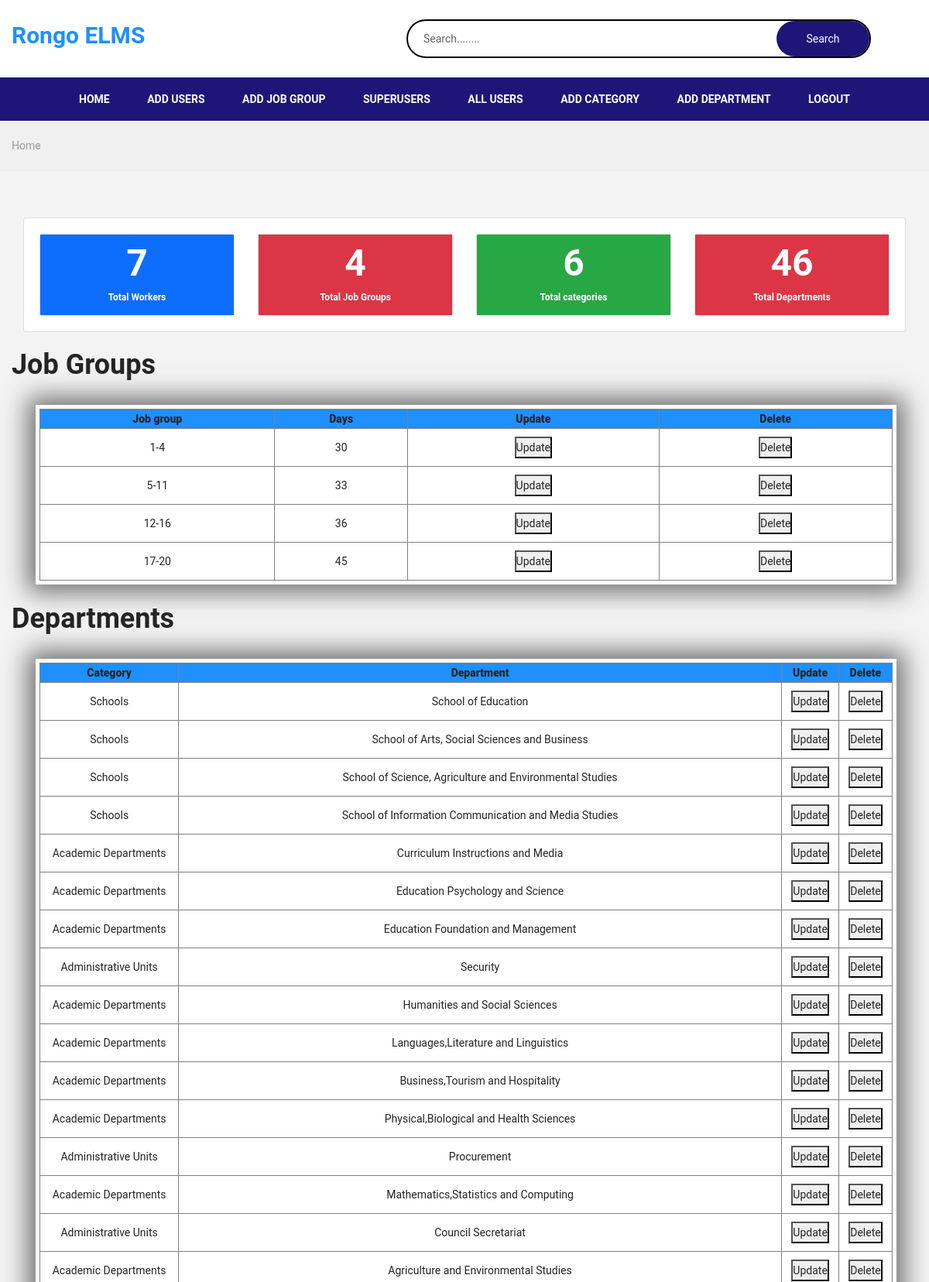
The app's page /home (signed in, upper part) with its own data.
### app/models.py (models this page shows, shortened)
class jobGroup(models.Model):
    jobgroup = models.CharField(max_length=10)
    leaveDays = models.PositiveBigIntegerField()

class Department(models.Model):
    category = models.ForeignKey(Category, on_delete=models.CASCADE)
    department = models.CharField(max_length=200)

class Category(models.Model):
    category = models.CharField(max_length=200)
    def __str__(self):
        return self.category

### app/views.py (the view)
# urls.py: path('home', views.Home, name='home'),
@login_required(login_url='/')
def Home(request):
    q = request.GET.get('q') if request.GET.get('q') != None else ''
    user = Worker.objects.filter(
        Q(username__icontains=q) |
        Q(name__icontains=q) |
        Q(email__icontains=q)
    )
    users = user.count()
    all_users = Worker.objects.all()
    job_group = jobGroup.objects.all()
    job_groups = job_group.count
    worker = Worker.objects.all()
    workers = worker.count()
    category = Category.objects.all()
    category_count = category.count()
    department = Department.objects.all()
    departments = department.count
    context = {
        'workers':workers,
        'all_users':all_users,
        'user':user,
        'users':users,
        'category_count':category_count,
        'departments':departments,
        'department':department,
        'job_groups':job_groups,
        'job_group':job_group,
        }
    return render(request, 'app/addUser/home.html', context)

### app/templates/app/addUser/home.html (shortened to what this page needs)
{% load static %}
<!doctype html>
<html class="no-js" lang="en">
<head>
    <link rel="stylesheet" href="{% static 'css/plugins.css' %}">
    <link rel="stylesheet" href="{% static 'css/style.css' %}">
    <link rel="stylesheet" href="{% static 'css/custom.css' %}">
    <link rel="stylesheet" href="{% static 'css/admin1.css' %}">
</head>
<body>
    <header>
        <div class="main_header">
            <div class="header_middle">
                <div class="container">
                    <div class="row align-items-center">
                        <div class="col-lg-3 col-md-6">
                            <div class="logo">
                                <a href="{% url 'home' %}"><h3 style="color: dodgerblue">Rongo ELMS</h3></a>
                            </div>
                        </div>
                        <div class="col-lg-9 col-md-6">
                            <div class="middel_right">
                                <div class="search_container">
                                   <form action="{% url 'search' %}" method="GET">
                                        <div class="search_box">
                                            <input name="q" placeholder="Search........" type="text" required>
                                            <button type="submit">Search</button>
                                        </div>
                                    </form>
                                </div>
                            </div>
                        </div>
                    </div>
                </div>
            </div>
            <div class="main_menu_area">
                <div class="container">
                    <div class="row justify-content-center">
                        <div class="col-lg-12 col-md-12">
                            <div style="text-align: center;" class="main_menu menu_position">
                                <nav>
                                    <ul>
                                        <li><a href="{% url 'home' %}">home</a></li>
                                        <li><a href="{% url 'add_user' %}"> Add Users</a></li>
                                        <li><a href="{% url 'jobgroup' %}">Add Job Group</a></li>
                                        <li><a href="{% url 'super_user' %}">Superusers</a></li>
                                        <li><a href="{% url 'all_users' %}"> All Users</a></li>
                                        <li><a href="{% url 'add_category' %}">Add Category</a></li>
                                        <li><a href="{% url 'add_department' %}">Add Department</a></li>
                                        <li><a href="{% url 'logout' %}">LogOut</a></li>
                                    </ul>
                                </nav>
                            </div>
                        </div>
                    </div>
                </div>
            </div>
        </div>
    </header>
    <div class="breadcrumbs_area">
        <div class="container">
            <div class="row">
                <div class="col-12">
                    <div class="breadcrumb_content">
                        <ul>
                            <li><a href="{% url 'home' %}">home</a></li>
                        </ul>
                    </div>
                </div>
            </div>
        </div>
    </div>
    <section class="pt-60 pb-30 gray-bg">
    <div class="container">
    <div class="page-wrapper">
        <div class="container-fluid">
            <div class="row">
                <div class="col-12">
                    <div class="card">
                        <div class="card-body">
                            <div class="row">
                                <div class="col-md-6 col-lg-3 col-xlg-3">
                                    <div class="card card-hover">
                                        <div class="p-2 bg-primary text-center">
                                            <h1 class="font-light text-white">{{workers}}</h1>
                                            <h6 class="text-white">Total Workers</h6>
                                        </div>
                                    </div>
                                </div>
                                <div class="col-md-6 col-lg-3 col-xlg-3">
                                    <div class="card card-hover">
                                        <div class="p-2 bg-danger text-center">
                                            <h1 class="font-light text-white">{{job_groups}}</h1>
                                            <h6 class="text-white">Total Job Groups</h6>
                                        </div>
                                    </div>
                                </div>
                                <div class="col-md-6 col-lg-3 col-xlg-3">
                                    <div class="card card-hover">
                                        <div class="p-2 bg-success text-center">
                                            <h1 class="font-light text-white">{{category_count}}</h1>
                                            <h6 class="text-white">Total categories</h6>
                                        </div>
                                    </div>
                                </div>
                                <div class="col-md-6 col-lg-3 col-xlg-3">
                                    <div class="card card-hover">
                                        <div class="p-2 bg-danger text-center">
                                            <h1 class="font-light text-white">{{departments}}</h1>
                                            <h6 class="text-white">Total Departments</h6>
                                        </div>
                                    </div>
                                </div>
                            </div>
                        </div>
                    </div>
                </div>
            </div>
        </div>
    </div>
    <br>
    <h2>Job Groups</h2>
    <br>
    <div class="members">
        <div style="width: 95%; margin: 0% auto;" class="welcome">
            <div class="loopp1">
                <div class="loop1">
                    <div class="data1">
                        <table border="none" style=" border-collapse: collapse; width: 100%;">
                            <tr style="background-color: dodgerblue; padding: 20px;">
                                <th>
                                    <b>Job group</b>
                                </th>
                                <th>
                                    <b>Days</b>
                                </th>
                                <th>
                                    <b>Update</b>
                                </th>
                                <th>
                                    <b>Delete</b>
                                </th>
                            </tr>
                            <tbody>
                                {% for data in job_group %}
                                <tr style="margin: 0% auto;">
                                    <td>{{data.jobgroup}}</td>
                                    <td>{{data.leaveDays}}</td>
                                    <td><button><a href="{% url 'updateJobGroup' data.id %}">Update</a></button></td>
                                    <td><button><a href="{% url 'delete_job' data.id %}">Delete</a></button></td>
                                </tr>
                                {% endfor %}
                            </tbody>
                        </table>
                    </div>
                </div>
            </div>
        </div>
    </div>
    <br>
    <h2>Departments</h2>
    <br>
    <div class="members">
        <div style="width: 95%; margin: 0% auto;" class="welcome">
            <div class="loopp1">
                <div class="loop1">
                    <div class="data1">
                        <table border="none" style=" border-collapse: collapse; width: 100%;">
                            <tr style="background-color: dodgerblue; padding: 20px;">
                                <th>
                                    <b>Category</b>
                                </th>
                                <th>
                                    <b>Department</b>
                                </th>
                                <th>
                                    <b>Update</b>
                                </th>
                                <th>
                                    <b>Delete</b>
                                </th>
                            </tr>
                            <tbody>
                                {% for data in department %}
                                <tr style="margin: 0% auto;">
                                    <td>{{data.category}}</td>
                                    <td>{{data.department}}</td>
                                    <td><button><a href="{% url 'updateDepartment' data.id %}">Update</a></button></td>
                                    <td><button><a href="{% url 'delete_department' data.id %}">Delete</a></button></td>
                                </tr>
                                {% endfor %}
                            </tbody>
                        </table>
                    </div>
                </div>
            </div>
        </div>
    </div>
</body>
</html>

### app/static/css/custom.css (style rules this page uses)
.container { max-width: 1300px; }
.search_box button { top: 0; bottom: 0; right: 0; }
.main_menu { margin-left: 0px; }
.search_container form, .search_box button { border-radius: 30px; }
.pb-30 { padding-bottom: 30px; }
.pt-60 { padding-top: 60px; }
.gray-bg { background: #f3f3f3; }

### app/static/css/admin1.css (style rules this page uses)
* { margin: 0; padding: 0; box-sizing: border-box; font-family: 'roboto', sans-serif; }
.loopp1 { width: 100%; margin: 0% auto; text-align: center; }
.loop1 { margin: 0% auto; justify-content: center; display: inline-flex; justify-content: space-between; margin: 2px; width: 100%; }
.data1 { display: inline-flex; padding: 5px; box-sizing: border-box; width: 100%; overflow: scroll; height: fit-content; box-shadow: 0px 0 30px 10px #727070; background-color: #ffffff; margin: 0% auto; }
tbody tr td { padding: 10px; }

### records on screen
jobGroup: jobgroup "1-4", leaveDays "30"
jobGroup: jobgroup "5-11", leaveDays "33"
jobGroup: jobgroup "12-16", leaveDays "36"
jobGroup: jobgroup "17-20", leaveDays "45"
Department: category "Schools", department "School of Education"
Department: category "Schools", department "School of Arts, Social Sciences and Business"
Department: category "Schools", department "School of Science, Agriculture and Environmental Studies"
Department: category "Schools", department "School of Information Communication and Media Studies"
Department: category "Academic Departments", department "Curriculum Instructions and Media"
Department: category "Academic Departments", department "Education Psychology and Science"
Department: category "Academic Departments", department "Education Foundation and Management"
Department: category "Administrative Units", department "Security"
Department: category "Academic Departments", department "Humanities and Social Sciences"
Department: category "Academic Departments", department "Languages,Literature and Linguistics"
Department: category "Academic Departments", department "Business,Tourism and Hospitality"
Department: category "Academic Departments", department "Physical,Biological and Health Sciences"
Department: category "Administrative Units", department "Procurement"
Department: category "Academic Departments", department "Mathematics,Statistics and Computing"
Department: category "Administrative Units", department "Council Secretariat"
Department: category "Academic Departments", department "Agriculture and Environmental Studies"

### other values on screen
{{ workers }} "7"
{{ job_groups }} "4"
{{ category_count }} "6"
{{ departments }} "46"
